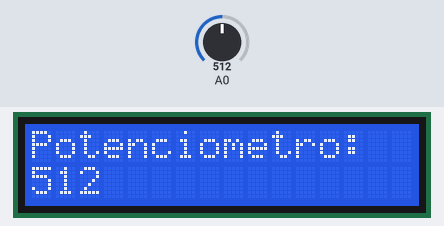
Recording of a sketch running on a simulated Arduino Uno, built with avr-gcc and run on an emulated ATmega328P. Shown: 16×2 character LCD. The inputs (shaded band) are chosen by the test bench; at power-on: A0 = 512.

Above: at 1.2 s.
1.3 s: A0 set to 716
At 2.4 s:
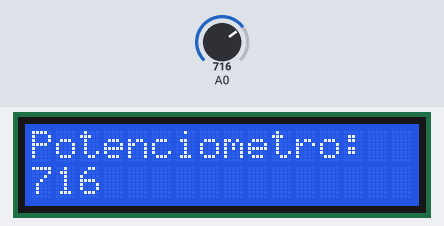
2.9 s: A0 set to 900
At 4.1 s:
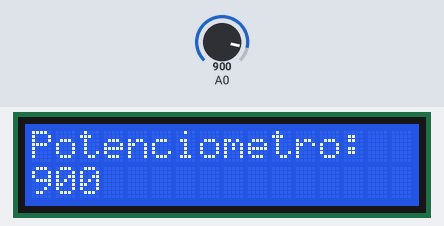
4.4 s: A0 set to 1023
At 5.7 s:
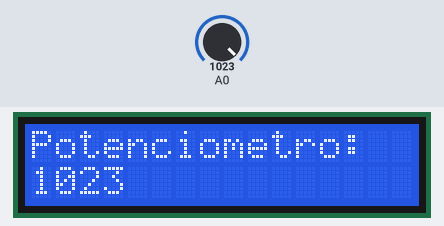
Timing chart, 0 to 7.4 s (numbered marks = the images above; inputs shaded):
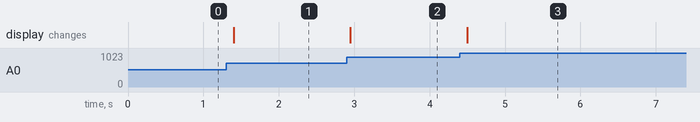

The sketch:

display_lcd.ino
```cpp
#include <LiquidCrystal.h>

//Pinos do LCD
//LiquidCrystal lcd(12, 11, 5, 4, 3, 2);
LiquidCrystal lcd(4, 3, 11, 12, 13, 14);

#define POTENCIOMETRO A0

void setup() {
  // Seta colunas e linhas do LCD
  lcd.begin(16, 2);
}

void loop() {
  // Le a entrada do potenciometro
  int potenciometroValue = analogRead(potenciometroValue);

  // Printa o potenciometro no LCD
  lcd.setCursor(0, 0);
  lcd.print("Potenciometro: ");
  lcd.setCursor(0, 1);

  lcd.print(potenciometroValue);

  // Delay para atualizar o LCD
  delay(100);

  Serial.println(potenciometroValue);
}
```

Measured:
- after the input at 1.3 s, the display: changes after 0.10 s (image 1)
- after the input at 2.9 s, the display: changes after 0.05 s (image 2)
- after the input at 4.4 s, the display: changes after 0.10 s (image 3)
